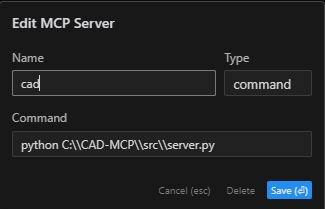
#> input picture project/MCP/cad/cad-mcp/imgs/cursor_config.png, 325 x 209 px
$ python -i design_utils.py   (imports and definitions only)
#> lines starting #> are read from the running program, lines starting #| are printed output that depends on the picture
"""
Design and professional styling utilities for PowerPoint MCP Server.
Functions for themes, colors, fonts, backgrounds, and visual effects.
"""
from pptx import Presentation
from pptx.util import Inches, Pt
from pptx.dml.color import RGBColor
from typing import Dict, List, Tuple, Optional, Any
from PIL import Image, ImageEnhance, ImageFilter, ImageDraw
import tempfile
import os
from fontTools.ttLib import TTFont
from fontTools.subset import Subsetter

# Professional color schemes
PROFESSIONAL_COLOR_SCHEMES = {
    'modern_blue': {
        'primary': (0, 120, 215),      # Microsoft Blue
        'secondary': (40, 40, 40),     # Dark Gray
        'accent1': (0, 176, 240),      # Light Blue
        'accent2': (255, 192, 0),      # Orange
        'light': (247, 247, 247),      # Light Gray
        'text': (68, 68, 68),          # Text Gray
    },
    'corporate_gray': {
        'primary': (68, 68, 68),       # Charcoal
        'secondary': (0, 120, 215),    # Blue
        'accent1': (89, 89, 89),       # Medium Gray
        'accent2': (217, 217, 217),    # Light Gray
        'light': (242, 242, 242),      # Very Light Gray
        'text': (51, 51, 51),          # Dark Text
    },
    'elegant_green': {
        'primary': (70, 136, 71),      # Forest Green
        'secondary': (255, 255, 255),  # White
        'accent1': (146, 208, 80),     # Light Green
        'accent2': (112, 173, 71),     # Medium Green
        'light': (238, 236, 225),      # Cream
        'text': (89, 89, 89),          # Gray Text
    },
    'warm_red': {
        'primary': (192, 80, 77),      # Deep Red
        'secondary': (68, 68, 68),     # Dark Gray
        'accent1': (230, 126, 34),     # Orange
        'accent2': (241, 196, 15),     # Yellow
        'light': (253, 253, 253),      # White
        'text': (44, 62, 80),          # Blue Gray
    }
}

# Professional typography settings
PROFESSIONAL_FONTS = {
    'title': {
        'name': 'Segoe UI',
        'size_large': 36,
        'size_medium': 28,
        'size_small': 24,
        'bold': True
    },
    'subtitle': {
        'name': 'Segoe UI Light',
        'size_large': 20,
        'size_medium': 18,
        'size_small': 16,
        'bold': False
    },
    'body': {
        'name': 'Segoe UI',
        'size_large': 16,
        'size_medium': 14,
        'size_small': 12,
        'bold': False
    },
    'caption': {
        'name': 'Segoe UI',
        'size_large': 12,
        'size_medium': 10,
        'size_small': 9,
        'bold': False
    }
}


# [311 lines left out: functions get_professional_color, get_professional_font, get_color_schemes, add_professional_slide, apply_professional_theme, enhance_existing_slide and 4 more, not called in this run]


# Image enhancement functions
def enhance_image_with_pillow(image_path: str, brightness: float = 1.0, contrast: float = 1.0,
                             saturation: float = 1.0, sharpness: float = 1.0,
                             blur_radius: float = 0, filter_type: str = None,
                             output_path: str = None) -> str:
    """
    Enhance an image using PIL with various adjustments.

    Args:
        image_path: Path to input image
        brightness: Brightness factor (1.0 = no change)
        contrast: Contrast factor (1.0 = no change)
        saturation: Saturation factor (1.0 = no change)
        sharpness: Sharpness factor (1.0 = no change)
        blur_radius: Blur radius (0 = no blur)
        filter_type: Filter type ('BLUR', 'SHARPEN', 'SMOOTH', etc.)
        output_path: Output path (if None, generates temporary file)

    Returns:
        Path to enhanced image
    """
#> called with brightness = 1.1, contrast = 1.15, saturation = 1.1, sharpness = 1.2, blur_radius = 0
    if not os.path.exists(image_path):
        raise FileNotFoundError(f"Image file not found: {image_path}")

    # Open image
    img = Image.open(image_path)
#> img is the input picture: PIL image 325x209 RGB; mean R, G, B 32.2, 33.3, 34.5

    # Apply enhancements
    if brightness != 1.0:
        enhancer = ImageEnhance.Brightness(img)
        img = enhancer.enhance(brightness)

    if contrast != 1.0:
        enhancer = ImageEnhance.Contrast(img)
        img = enhancer.enhance(contrast)
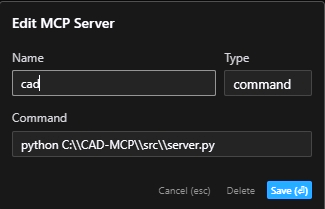
#> img: PIL image 325x209 RGB; mean R, G, B 34.5, 35.8, 36.9

    if saturation != 1.0:
        enhancer = ImageEnhance.Color(img)
        img = enhancer.enhance(saturation)

    if sharpness != 1.0:
        enhancer = ImageEnhance.Sharpness(img)
        img = enhancer.enhance(sharpness)

    if blur_radius > 0:
        img = img.filter(ImageFilter.GaussianBlur(radius=blur_radius))

    if filter_type:
        filter_map = {
            'BLUR': ImageFilter.BLUR,
            'SHARPEN': ImageFilter.SHARPEN,
            'SMOOTH': ImageFilter.SMOOTH,
            'EDGE_ENHANCE': ImageFilter.EDGE_ENHANCE
        }
        if filter_type.upper() in filter_map:
            img = img.filter(filter_map[filter_type.upper()])

    # Save enhanced image
    if output_path is None:
        output_path = tempfile.mktemp(suffix='.png')

    img.save(output_path)
    return output_path


def apply_professional_image_enhancement(image_path: str, style: str = 'presentation',
                                       output_path: str = None) -> str:
    """
    Apply professional image enhancement presets.

    Args:
        image_path: Path to input image
        style: Enhancement style ('presentation', 'bright', 'soft')
        output_path: Output path (if None, generates temporary file)

    Returns:
        Path to enhanced image
    """
    enhancement_presets = {
        'presentation': {
            'brightness': 1.1,
            'contrast': 1.15,
            'saturation': 1.1,
            'sharpness': 1.2
        },
        'bright': {
            'brightness': 1.2,
            'contrast': 1.1,
            'saturation': 1.2,
            'sharpness': 1.1
        },
        'soft': {
            'brightness': 1.05,
            'contrast': 0.95,
            'saturation': 0.95,
            'sharpness': 0.9,
            'blur_radius': 0.5
        }
    }

    preset = enhancement_presets.get(style, enhancement_presets['presentation'])
    return enhance_image_with_pillow(image_path, output_path=output_path, **preset)


# Picture effects functions (simplified implementations)
# [188 lines left out: functions apply_picture_shadow, apply_picture_reflection, apply_picture_glow, apply_picture_soft_edges, apply_picture_rotation, apply_picture_transparency and 5 more, not called in this run]

>>> result = apply_professional_image_enhancement('../../../../../project/MCP/cad/cad-mcp/imgs/cursor_config.png')
